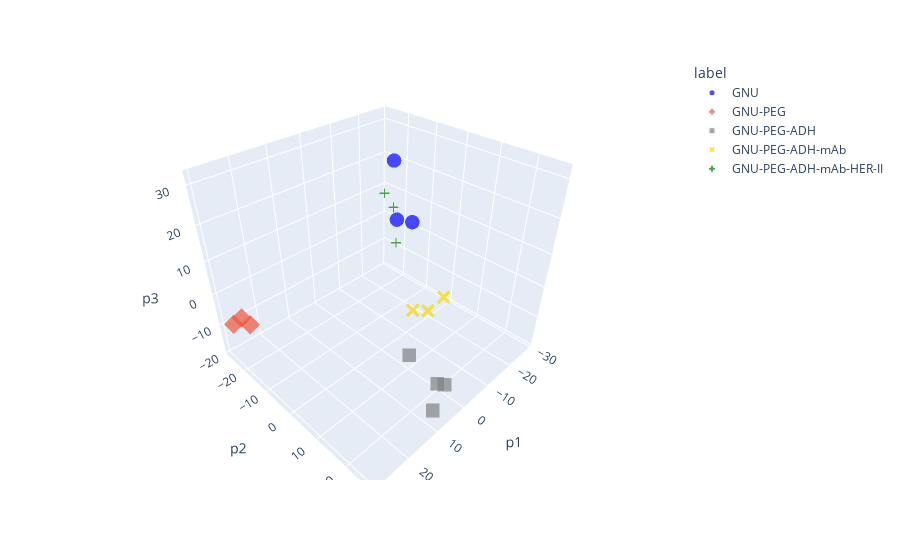

This figure's notebook cell:
### Code cell
fig.data[0].marker.color = 'blue'
fig.data[2].marker.color = 'grey'
fig.data[3].marker.color = '#F7D609'
fig.data[4].marker.color = 'green'

fig.data[0].marker.symbol = 'circle'

fig.update_traces(marker=dict(size=5))

### Figure 1 — Plotly figure (JSON) as saved in the notebook; plotly's stock layout.template omitted (floating-point values rounded to 4 significant figures)
{"data": [{"hovertemplate": "label=GNU<br>p1=%{x}<br>p2=%{y}<br>p3=%{z}<extra></extra>", "legendgroup": "GNU", "marker": {"color": "blue", "opacity": 0.7, "size": 5, "symbol": "circle"}, "mode": "markers", "name": "GNU", "scene": "scene", "showlegend": true, "type": "scatter3d", "x": [-24.73, -20.56, -18.96], "y": [-12.19, -14.41, -14.39], "z": [4.963, 6.584, 24.96]}, {"hovertemplate": "label=GNU-PEG<br>p1=%{x}<br>p2=%{y}<br>p3=%{z}<extra></extra>", "legendgroup": "GNU-PEG", "marker": {"color": "#EF553B", "opacity": 0.7, "size": 5, "symbol": "diamond"}, "mode": "markers", "name": "GNU-PEG", "scene": "scene", "showlegend": true, "type": "scatter3d", "x": [25.61, 29.28, 26.22], "y": [-27.09, -24.28, -21.57], "z": [-9.828, -8.007, -8.401]}, {"hovertemplate": "label=GNU-PEG-ADH<br>p1=%{x}<br>p2=%{y}<br>p3=%{z}<extra></extra>", "legendgroup": "GNU-PEG-ADH", "marker": {"color": "grey", "opacity": 0.7, "size": 5, "symbol": "square"}, "mode": "markers", "name": "GNU-PEG-ADH", "scene": "scene", "showlegend": true, "type": "scatter3d", "x": [8.491, 2.906, 11.71, 10.28], "y": [25.82, 23.91, 20.04, 26.56], "z": [-7.294, -13.53, -0.2661, -14.13]}, {"hovertemplate": "label=GNU-PEG-ADH-mAb<br>p1=%{x}<br>p2=%{y}<br>p3=%{z}<extra></extra>", "legendgroup": "GNU-PEG-ADH-mAb", "marker": {"color": "#F7D609", "opacity": 0.7, "size": 5, "symbol": "x"}, "mode": "markers", "name": "GNU-PEG-ADH-mAb", "scene": "scene", "showlegend": true, "type": "scatter3d", "x": [-17.23, -28.66, -20.17], "y": [-4.026, -1.54, -0.6173], "z": [-18.88, -18.94, -18.81]}, {"hovertemplate": "label=GNU-PEG-ADH-mAb-HER-II<br>p1=%{x}<br>p2=%{y}<br>p3=%{z}<extra></extra>", "legendgroup": "GNU-PEG-ADH-mAb-HER-II", "marker": {"color": "green", "opacity": 0.7, "size": 5, "symbol": "cross"}, "mode": "markers", "name": "GNU-PEG-ADH-mAb-HER-II", "scene": "scene", "showlegend": true, "type": "scatter3d", "x": [6.288, 9.114, 0.425], "y": [10.4, 12.17, 1.21], "z": [21.81, 31.87, 27.9]}], "layout": {"legend": {"title": {"text": "label"}, "tracegroupgap": 0}, "margin": {"t": 60}, "scene": {"domain": {"x": [0, 1], "y": [0, 1]}, "xaxis": {"title": {"text": "p1"}}, "yaxis": {"title": {"text": "p2"}}, "zaxis": {"title": {"text": "p3"}}}}}
